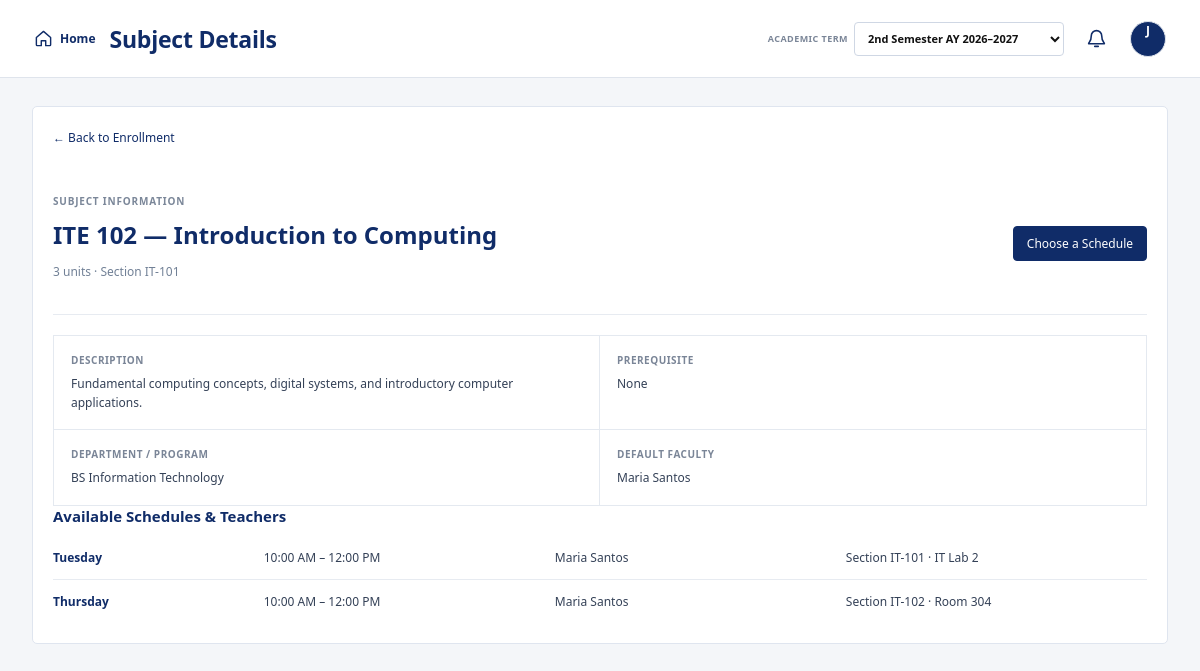
The page /subject_details.php?id=2 (signed in) on the database its author committed.
### tables this page shows
CREATE TABLE subjects (
 id INT AUTO_INCREMENT PRIMARY KEY,
 code VARCHAR(30) NOT NULL UNIQUE,
 name VARCHAR(150) NOT NULL,
 units INT NOT NULL,
 section VARCHAR(50),
 faculty_id INT NULL,
 description TEXT NULL,
 prerequisite VARCHAR(180) NULL,
 FOREIGN KEY (faculty_id) REFERENCES users(id) ON DELETE SET NULL
);

CREATE TABLE users (
 id INT AUTO_INCREMENT PRIMARY KEY,
 name VARCHAR(120) NOT NULL,
 email VARCHAR(150) UNIQUE NOT NULL,
 password_hash VARCHAR(255) NOT NULL,
 role ENUM('student','faculty','admin') NOT NULL DEFAULT 'student',
 student_id VARCHAR(30),
 program VARCHAR(120),
 created_at TIMESTAMP DEFAULT CURRENT_TIMESTAMP,
 avatar_path VARCHAR(255) NULL
);

CREATE TABLE subject_offerings (
 id INT AUTO_INCREMENT PRIMARY KEY,
 subject_id INT NOT NULL,
 faculty_id INT NULL,
 day_name VARCHAR(20) NOT NULL,
 start_time TIME NOT NULL,
 end_time TIME NOT NULL,
 room VARCHAR(80) NOT NULL,
 section VARCHAR(50) NOT NULL,
 FOREIGN KEY (subject_id) REFERENCES subjects(id) ON DELETE CASCADE,
 FOREIGN KEY (faculty_id) REFERENCES users(id) ON DELETE SET NULL
);

### config.php (called while the page is built, shortened)
<?php
function e($value) { return htmlspecialchars((string)$value, ENT_QUOTES, 'UTF-8'); }

### subject_details.php (the view)
<?php
require 'config.php'; require_role('student'); $title='Subject Details'; $id=(int)($_GET['id']??0);
$q=$pdo->prepare("SELECT s.*,u.name faculty_name FROM subjects s LEFT JOIN users u ON u.id=s.faculty_id WHERE s.id=?");$q->execute([$id]);$subject=$q->fetch();
$offers=[];if($subject){$q=$pdo->prepare("SELECT o.*,u.name faculty_name FROM subject_offerings o LEFT JOIN users u ON u.id=o.faculty_id WHERE o.subject_id=? ORDER BY FIELD(o.day_name,'Monday','Tuesday','Wednesday','Thursday','Friday','Saturday'),o.start_time");$q->execute([$id]);$offers=$q->fetchAll();}
require 'header.php';?>
<div class="section"><a class="back-link" href="enrollment.php">← Back to Enrollment</a><?php if(!$subject):?><p class="muted">Subject not found.</p><?php else:?><div class="subject-detail-head"><div><span class="eyebrow">SUBJECT INFORMATION</span><h2><?=e($subject['code'])?> — <?=e($subject['name'])?></h2><p class="muted"><?=e($subject['units'])?> units · Section <?=e($subject['section']?:'Multiple Sections')?></p></div><a class="btn" href="enrollment.php">Choose a Schedule</a></div><div class="subject-detail-grid"><div><span>Description</span><p><?=e($subject['description']?:'No description has been provided for this subject.')?></p></div><div><span>Prerequisite</span><p><?=e($subject['prerequisite']?:'None')?></p></div><div><span>Department / Program</span><p><?=e($_SESSION['user']['program']?:'Program not set')?></p></div><div><span>Default Faculty</span><p><?=e($subject['faculty_name']?:'Assigned by Administration')?></p></div></div><h3 class="subsection-title">Available Schedules & Teachers</h3><?php foreach($offers as $o):?><div class="detail-offering"><b><?=e($o['day_name'])?></b><span><?=date('g:i A',strtotime($o['start_time']))?> – <?=date('g:i A',strtotime($o['end_time']))?></span><span><?=e($o['faculty_name']?:'Assigned Faculty')?></span><span>Section <?=e($o['section'])?> · <?=e($o['room'])?></span></div><?php endforeach;?></div><?php endif;?></div><?php require 'footer.php';?>

### rows shown on the page
subjects: code "ITE 102", name "Introduction to Computing", units "3", section "IT-101", description "Fundamental computing concepts, digital systems, and introductory computer applications.", prerequisite "None", faculty.name "Maria Santos"
subject_offerings: day_name "Tuesday", start_time "10:00 AM", end_time "12:00 PM", faculty.name "Maria Santos", section "IT-101", room "IT Lab 2"
subject_offerings: day_name "Thursday", start_time "10:00 AM", end_time "12:00 PM", faculty.name "Maria Santos", section "IT-102", room "Room 304"

### other values the page prints
$title "Subject Details"
substr($_SESSION['user']['name'],0,1) "J"
$_SESSION['user']['program']?:'Program not set' "BS Information Technology"
form field term "2nd Semester AY 2026–2027"
